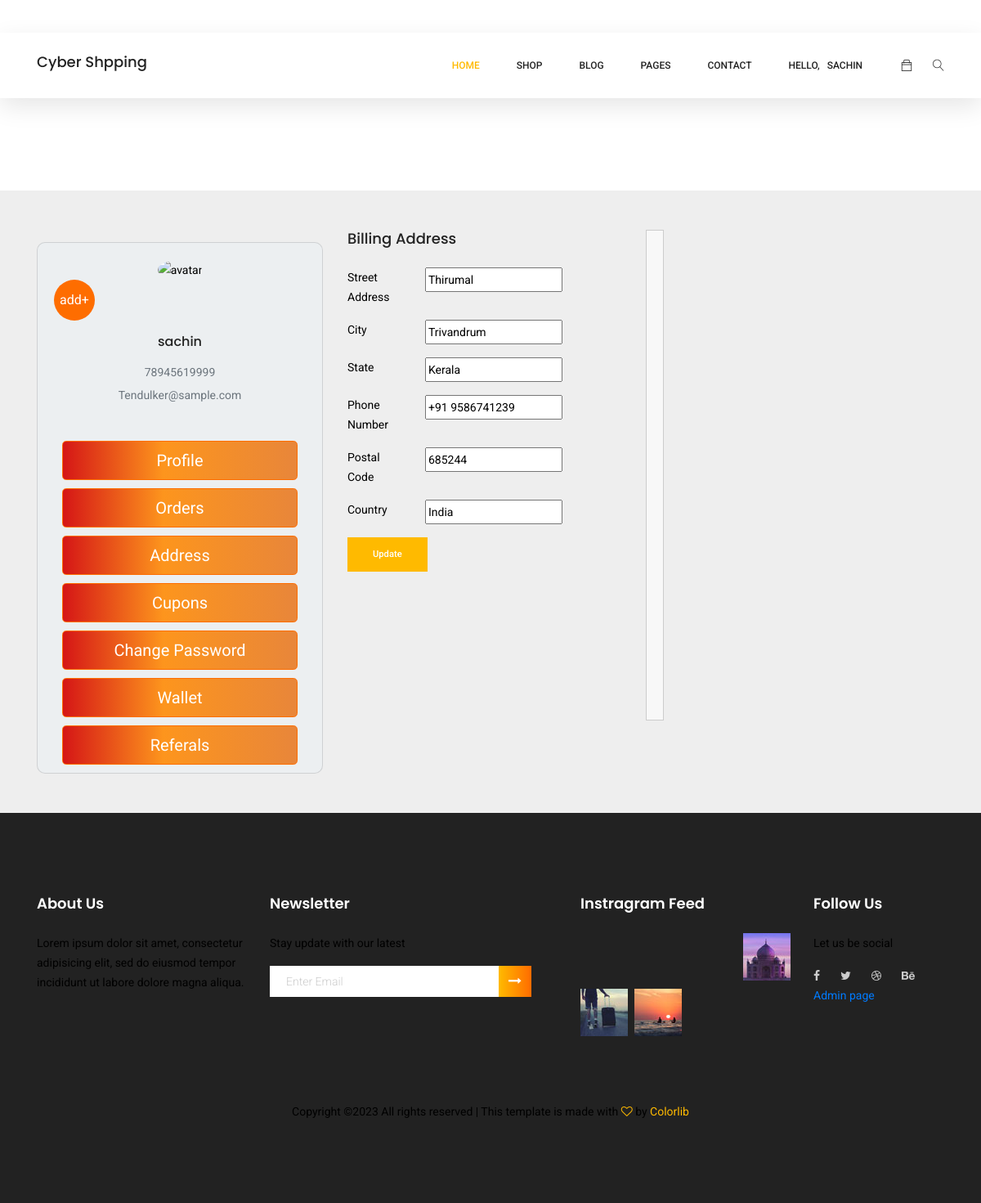
Screenshot of /edit_address/18/ (signed in) with the database file from the repository.
### products/models.py (models this page shows, shortened)
class Custom_User(AbstractUser):
    STATUS_CHOICES = [
        ('Active', 'Active'),
        ('Blocked', 'Blocked'),
    ]
    email = models.EmailField(unique=True)  # Make the email field unique
    status = models.CharField(default="Active", max_length=20, null=True, blank=True, choices=STATUS_CHOICES)
    image = models.ImageField(upload_to='uploads/users/', null=True, blank=True)
    phone = models.CharField(max_length=14,  null=True, blank=True)
    groups = models.ManyToManyField(Group, blank=True, related_name='custom_user_set')
    user_permissions = models.ManyToManyField(Permission, blank=True, related_name='custom_user_set')
    def __str__(self):
        return self.username

class Address(models.Model):
    user = models.ForeignKey(Custom_User, on_delete=models.DO_NOTHING)
    name = models.CharField( max_length=200, blank= True)
    street_address = models.CharField(max_length=255)
    city = models.CharField(max_length=100)
    state = models.CharField(max_length=100, blank=True, null=True)
    postal_code = models.CharField(max_length=20)
    country = models.CharField(max_length=100)
    phone_number = models.CharField(max_length=20 ,null=True, blank=True)
    is_removed = models.BooleanField(default=False)
    class Meta:
        verbose_name_plural = "Address"

### products/decorators.py (the view)
    def wrapper(request, *args, **kwargs):
        if not request.user.is_authenticated:
            messages.error(request, 'Please log in to access this page.')
            return redirect('userLogin')
        return view_func(request, *args, **kwargs)

### products/templates/shop_customer_adress.html (shortened to what this page needs)
{% extends 'shopbase.html' %}
{% load static %}
{% block body %}
<section class="banner-area organic-breadcrumb" style="height: 233px;">
    <div class="container">
        <div class="breadcrumb-banner d-flex flex-wrap align-items-center justify-content-end" style="padding: 10px 0 30px 0;">
          <div class="col-first" >
            <h1>User Profile</h1>
            <nav class="d-flex align-items-center">
                <a href="index.html">Home<span class="lnr lnr-arrow-right"></span></a>
                <a href="category.html">User</a>
            </nav>
        </div>
        </div>
    </div>
</section>
<section style="background-color: #eee;">
    <div class="container py-5">
      <div class="row">
        <div class="col-lg-4">
          <div class="card mb-12">
            <div class="card-body text-center">
              <div>
                {% if user.image %}
                <img id="user-avatar" src="{{ user.image.url }}" alt="avatar" class="rounded-circle img-fluid" style="width: 150px; height: 150px;">
                {% else %}
                    <img id="user-avatar" src="https://mdbcdn.b-cdn.net/img/Photos/new-templates/bootstrap-chat/ava3.webp" alt="avatar" class="rounded-circle img-fluid" style="width: 150px;">
                {% endif %}
                {% if edit %}
                <div class="image-upload">
                  <label for="file-input" class="btn" style="border-radius: 50%; width: 50px; height: 50px; background-color: #fe6d00; color: #fff; display: flex; justify-content: center; align-items: center; cursor: pointer;">
                    add+
                  </label>
                </div>
            {% endif %}
              </div>
              <h5 class="my-3">{{ user.username }}</h5>
              <p class="text-muted mb-1">{{ user.phone }}</p>
              <p class="text-muted mb-4">{{ user.email }}</p>
            </div>
            <div class="col-lg-12">
              <div class="col-sm-12">
                <a class="btn btn-primary btn-lg" href="{% url 'customer_profile' request.user.id %}" style="width: inherit; margin-bottom: 10px; background: rgb(222, 44, 4);
                background: linear-gradient(90deg, rgba(213,22,22,1) 0%, rgba(253,149,29,1) 43%, rgba(232,134,58,1) 100%); border-color: #fe6d00;">Profile</a>
              </div>
              <div class="col-sm-12">
                <a class="btn btn-primary btn-lg" href="{% url 'orders' %}"" style="width: inherit; margin-bottom: 10px; background: rgb(213,22,22);
                background: linear-gradient(90deg, rgba(213,22,22,1) 0%, rgba(253,149,29,1) 43%, rgba(232,134,58,1) 100%); border-color: #fe6d00;">Orders</a>
              </div>
              <div class="col-sm-12">
                <a class="btn btn-primary btn-lg" href="{% url 'customer_adress' %}" style="width: inherit; margin-bottom: 10px; background: rgb(213,22,22);
                background: linear-gradient(90deg, rgba(213,22,22,1) 0%, rgba(253,149,29,1) 43%, rgba(232,134,58,1) 100%); border-color: #fe6d00;">Address</a>
              </div>
                <div class="col-sm-12">
                  <a class="btn btn-primary btn-lg" href="" style="width: inherit; margin-bottom: 10px; background: rgb(213,22,22);
                  background: linear-gradient(90deg, rgba(213,22,22,1) 0%, rgba(253,149,29,1) 43%, rgba(232,134,58,1) 100%); border-color: #fe6d00;">Cupons</a>
                </div>
                <div class="col-sm-12">
                  <a class="btn btn-primary btn-lg" href="{% url 'password_reset' %}" style="width: inherit; margin-bottom: 10px; background: rgb(213,22,22);
                  background: linear-gradient(90deg, rgba(213,22,22,1) 0%, rgba(253,149,29,1) 43%, rgba(232,134,58,1) 100%); border-color: #fe6d00;">Change Password</a>
                </div>
                <div class="col-sm-12">
                  <a class="btn btn-primary btn-lg" href="{% url 'wallet_view' %}" style="width: inherit; margin-bottom: 10px; background: rgb(213,22,22);
                  background: linear-gradient(90deg, rgba(213,22,22,1) 0%, rgba(253,149,29,1) 43%, rgba(232,134,58,1) 100%); border-color: #fe6d00;">Wallet</a>
                </div>
                <div class="col-sm-12">
                  <a class="btn btn-primary btn-lg" href="{% url 'customer_referals' %}" style="width: inherit; margin-bottom: 10px; background: rgb(213,22,22);
                  background: linear-gradient(90deg, rgba(213,22,22,1) 0%, rgba(253,149,29,1) 43%, rgba(232,134,58,1) 100%); border-color: #fe6d00;">Referals</a>
                </div>
          </div>
          </div>
        </div>
        <div class="col-lg-4">
          <div class="mb-8">
            {% if edit %}
              <form action="{% url 'edit_address' id %}" method="post">
            {% else %}
              <form action="{% url 'add_address' %}" method="post">
            {% endif %}
                  <h4 class="font-weight-semi-bold mb-4">Billing Address</h4>
                  <div class="form-group">
                      <div class="row">
                          <div class="col-md-3">
                              <label for="{{ form.street_address.id_for_label }}" class="form-label">Street Address</label>
                          </div>
                          <div class="col-md-9">
                              {{ form.street_address }}
                          </div>
                      </div>
                  </div>
                  <div class="form-group">
                      <div class="row">
                          <div class="col-md-3">
                              <label for="{{ form.city.id_for_label }}" class="form-label">City</label>
                          </div>
                          <div class="col-md-9">
                              {{ form.city }}
                          </div>
                      </div>
                  </div>
                  <div class="form-group">
                      <div class="row">
                          <div class="col-md-3">
                              <label for="{{ form.state.id_for_label }}" class="form-label">State</label>
                          </div>
                          <div class="col-md-9">
                              {{ form.state }}
                          </div>
                      </div>
                  </div>
                  <div class="form-group">
                      <div class="row">
                          <div class="col-md-3">
                              <label for="{{ form.phone_number.id_for_label }}" class="form-label">Phone Number</label>
                          </div>
                          <div class="col-md-9">
                              {{ form.phone_number }}
                          </div>
                      </div>
                  </div>
                  <div class="form-group">
                      <div class="row">
                          <div class="col-md-3">
                              <label for="{{ form.postal_code.id_for_label }}" class "form-label">Postal Code</label>
                          </div>
                          <div class="col-md-9">
                              {{ form.postal_code }}
                          </div>
                      </div>
                  </div>
                  <div class="form-group">
                      <div class="row">
                          <div class="col-md-3">
                              <label for="{{ form.country.id_for_label }}" class="form-label">Country</label>
                          </div>
                          <div class="col-md-9">
                              {{ form.country }}
                          </div>
                      </div>
                  </div>
                  <div class="form-group">
                      <div class="row">
                        {% if edit%}
                          <div class="col-md-12">
                            <button class="genric-btn primary">Update</button>
                        </div>
                        {% else %}
                          <div class="col-md-12">
                              <button class="genric-btn primary">Add Address</button>
                          </div>
                        {% endif %}
                      </div>
                  </div>
              </form>
          </div>
      </div>
      <div class="address-cards" style="max-height: 600px; overflow-y: auto; border: 1px solid #ccc; background-color: #f8f8f8; padding: 10px;">
      </div>
    </div>
  </section>
{% endblock body %}

### products/templates/shopbase.html (shortened to what this page needs)
{% load static %}
<!DOCTYPE html>
<html lang="zxx" class="no-js">
<head>
	<link rel="stylesheet" href="{% static 'css1/linearicons.css' %}">
	<link rel="stylesheet" href="{% static 'css1/font-awesome.min.css' %}">
	<link rel="stylesheet" href="{% static 'css1/themify-icons.css' %}">
	<link rel="stylesheet" href="{% static 'css1/bootstrap.css' %}">
	<link rel="stylesheet" href="{% static 'css1/owl.carousel.css' %}">
	<link rel="stylesheet" href="{% static 'css1/nice-select.css' %}">
	<link rel="stylesheet" href="{% static 'css1/nouislider.min.css' %}">
	<link rel="stylesheet" href="{% static 'css1/ion.rangeSlider.css' %}" />
	<link rel="stylesheet" href="{% static 'css1/ion.rangeSlider.skinFlat.css' %}" />
	<link rel="stylesheet" href="{% static 'css1/magnific-popup.css' %}">
	<link rel="stylesheet" href="{% static 'css1/main.css' %}">
	<link rel="stylesheet" href="{% static 'css1/mycss1.css' %}">
</head>
<body>
	<header class="header_area sticky-header">
		<div class="main_menu">
			<nav class="navbar navbar-expand-lg navbar-light main_box">
				<div class="container">
					<br>
					<div class="main_logo">
						<a class="navbar-brand" href="{% url 'home' %}"><h4> Cyber Sh<img src="{% static 'img/fav.png' %}" alt="" style="height: 18px;">pping</h4></a>
					</div>
					<div class="collapse navbar-collapse offset" id="navbarSupportedContent">
						<ul class="nav navbar-nav menu_nav ml-auto">
							<li class="nav-item active"><a class="nav-link" href="{% url 'home' %}">Home</a></li>
							<li class="nav-item submenu dropdown">
								<a href="#" class="nav-link dropdown-toggle" data-toggle="dropdown" role="button" aria-haspopup="true"
								 aria-expanded="false">Shop</a>
							</li>
							<li class="nav-item submenu dropdown">
								<a href="#" class="nav-link dropdown-toggle" data-toggle="dropdown" role="button" aria-haspopup="true"
								 aria-expanded="false">Blog</a>
							</li>
							<li class="nav-item submenu dropdown">
								<a href="#" class="nav-link dropdown-toggle" data-toggle="dropdown" role="button" aria-haspopup="true"
								 aria-expanded="false">Pages</a>
							</li>
							<li class="nav-item"><a class="nav-link" href="contact.html">Contact</a></li>
							<li class="nav-item submenu dropdown">
								<a href="#" class="nav-link dropdown-toggle" data-toggle="dropdown" role="button" aria-haspopup="true"
								 aria-expanded="false">
								 {% if user.is_authenticated %}
										<span class="nav-msg"><a class="nav-link" href="{% url 'customer_profile' request.user.id %}">Hello, &nbsp {{request.user}} &nbsp &nbsp </a></span>
									{% else %}
										<span >
											<span class="nav-msg">&nbsp  &nbsp &nbsp </span>
											<a class="nav-msg"><a class="primary-btn" href="{% url 'userLogin' %}" style="margin-top: 20px;">User Login</a>
										</span>
									{% endif %}
								</a>
							</li>
						</ul>
						<ul class="nav navbar-nav navbar-right">
							<li class="nav-item"><a href="#" class="cart"><span class="ti-bag"></span></a></li>
							<li class="nav-item">
								<button class="search"><span class="lnr lnr-magnifier" id="search"></span></button>
							</li>
						</ul>
					</div>
				</div>
			</nav>
		</div>
	</header>
{% block body %}
{% endblock body %}
	<footer class="footer-area section_gap">
		<div class="container">
			<div class="row">
				<div class="col-lg-3  col-md-6 col-sm-6">
					<div class="single-footer-widget">
						<h6>About Us</h6>
						<p>
							Lorem ipsum dolor sit amet, consectetur adipisicing elit, sed do eiusmod tempor incididunt ut labore dolore
							magna aliqua.
						</p>
					</div>
				</div>
				<div class="col-lg-4  col-md-6 col-sm-6">
					<div class="single-footer-widget">
						<h6>Newsletter</h6>
						<p>Stay update with our latest</p>
						<div class="" id="mc_embed_signup">
							<form target="_blank" novalidate="true" action="https://spondonit.us12.list-manage.com/subscribe/post?u=1462626880ade1ac87bd9c93a&amp;id=92a4423d01"
							 method="get" class="form-inline">
								<div class="d-flex flex-row">
									<input class="form-control" name="EMAIL" placeholder="Enter Email" onfocus="this.placeholder = ''" onblur="this.placeholder = 'Enter Email '"
									  type="email">
									<button class="click-btn btn btn-default"><i class="fa fa-long-arrow-right" aria-hidden="true"></i></button>
								</div>
							</form>
						</div>
					</div>
				</div>
				<div class="col-lg-3  col-md-6 col-sm-6">
					<div class="single-footer-widget mail-chimp">
						<h6 class="mb-20">Instragram Feed</h6>
						<ul class="instafeed d-flex flex-wrap">
							<li><img src="{% static 'img/i1.jpg' %}" alt=""></li>
							<li><img src="{% static 'img/i2.jpg' %}" alt=""></li>
							<li><img src="{% static 'img/i3.jpg' %}" alt=""></li>
							<li><img src="{% static 'img/i4.jpg' %}" alt=""></li>
							<li><img src="{% static 'img/i5.jpg' %}" alt=""></li>
							<li><img src="{% static 'img/i6.jpg' %}" alt=""></li>
							<li><img src="{% static 'img/i7.jpg' %}" alt=""></li>
							<li><img src="{% static 'img/i8.jpg' %}" alt=""></li>
						</ul>
					</div>
				</div>
				<div class="col-lg-2 col-md-6 col-sm-6">
					<div class="single-footer-widget">
						<h6>Follow Us</h6>
						<p>Let us be social</p>
						<div class="footer-social d-flex align-items-center">
							<a href="#"><i class="fa fa-facebook"></i></a>
							<a href="#"><i class="fa fa-twitter"></i></a>
							<a href="#"><i class="fa fa-dribbble"></i></a>
							<a href="#"><i class="fa fa-behance"></i></a>
						</div>
						<a href="{% url 'adminlogin' %}">Admin page</a>
					</div>
				</div>
			</div>
			<div class="footer-bottom d-flex justify-content-center align-items-center flex-wrap">
				<p class="footer-text m-0">
Copyright &copy;<script>document.write(new Date().getFullYear());</script> All rights reserved | This template is made with <i class="fa fa-heart-o" aria-hidden="true"></i> by <a href="https://colorlib.com" target="_blank">Colorlib</a>
</p>
			</div>
		</div>
	</footer>
</body>
</html>

### rows the page displays
Custom_User: user "SACHIN", username "sachin", phone "78945619999", email "Tendulker@sample.com"
Address: street_address "Thirumal", city "Trivandrum", state "Kerala", phone_number "+91 9586741239", postal_code "685244", country "India"
